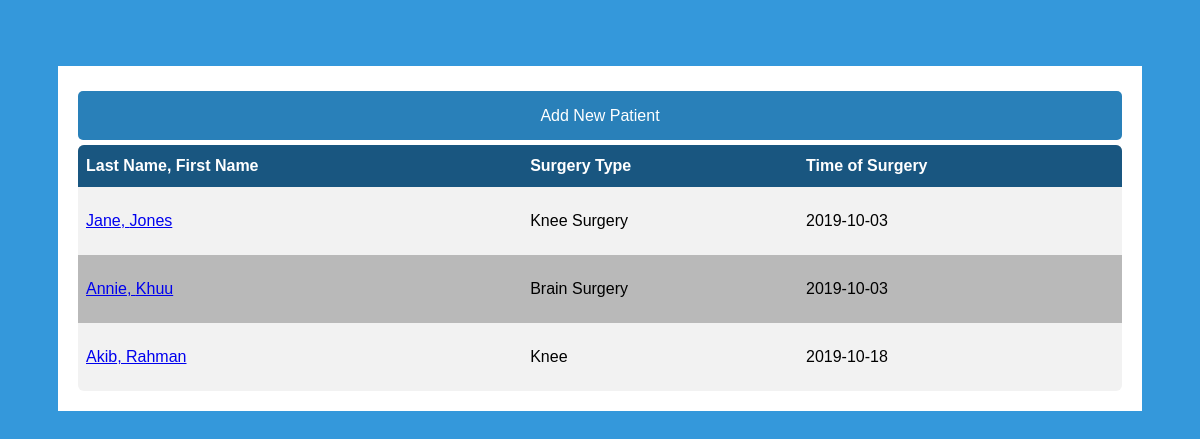
Before: /doctordashboard with the older database file.
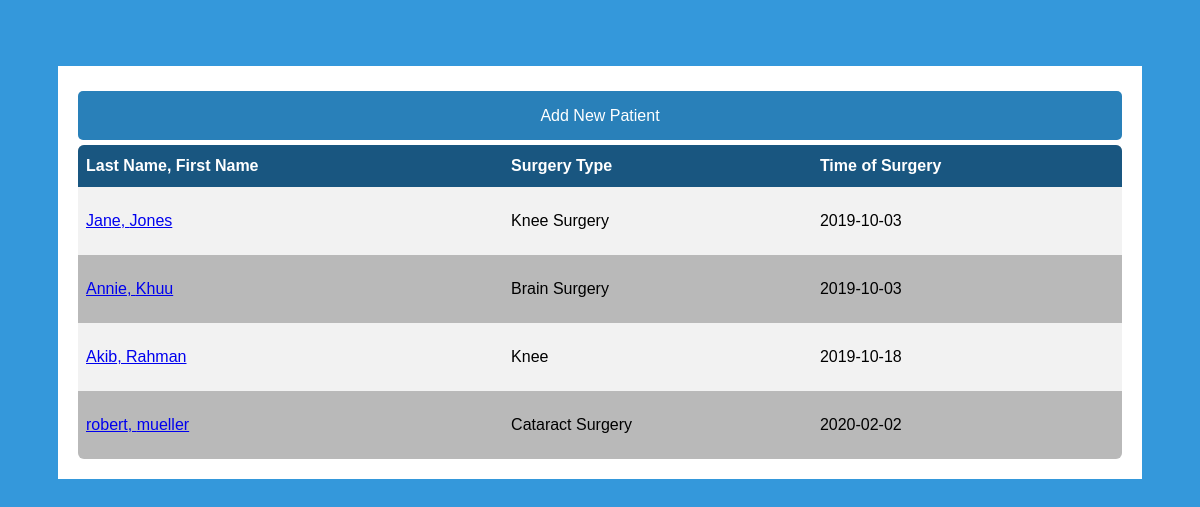
After: the same page with the newer database file.
### app/models.py (models this page shows, shortened)
class User(UserMixin,db.Model):
    id = db.Column(db.Integer, primary_key=True)
    email = db.Column(db.String(64))
    password = db.Column(db.String(128))
    isDoctor = db.Column(db.Boolean)

class Patient(User):
    id = db.Column(db.Integer, db.ForeignKey('user.id'), primary_key=True)
    firstName = db.Column(db.String(64))
    lastName = db.Column(db.String(64))
    phoneNumber = db.Column(db.String(64))
    operation = db.Column(db.String(64))
    operationDate = db.Column(db.Date)
    prescriptionMed = db.Column(db.String(64))
    prescriptionDosage = db.Column(db.Float)
    priorOpioid = db.Column(db.Boolean)
    onAntidepressants = db.Column(db.Boolean)
    addictionRisk = db.Column(db.Integer)
    notes = db.Column(db.String(1000))
    checkins = db.relationship("CheckIn", backref="patient", lazy='dynamic')

### app/routes.py (the view)
@app.route('/doctordashboard')
def doctorDashBoard():
    patients=Patient.query.all()
    return render_template("doctordashboard.html",patients=patients)

### app/templates/doctordashboard.html
<link type="text/css" rel="stylesheet" href="static/css/doctordashboard.css" >
{% extends 'base.html' %}
{% block page %}
<div class="doctordashboard">
    <div class="doctordashboard-screen">
            <div class="addnewpatient">
                    <a  href="{{ url_for('addNewPatient') }}">Add New Patient</a>
            </div>
            <table id="customers">
                <tr>
                    <th>Last Name, First Name</th>
                    <th>Surgery Type</th>
                    <th>Time of Surgery</th>
                </tr>
                {%for patient in patients%}
                    <tr>
                        <td><a href="{{ url_for('detailedPatientInfo', patientid=patient.id) }}">{{patient.firstName}}, {{patient.lastName}}</a></td>
                        <td>{{patient.operation}}</td>
                        <td>{{patient.operationDate}}</td>
                    </tr>
                {%endfor%}
            </table>
    </div>
</div>
{%endblock%}

### app/templates/base.html (shortened to what this page needs)
<!DOCTYPE html>
<html lang="en">
  <head>
    <link type="text/css" rel="stylesheet" href="/static/css/login.css" >
    <link rel="stylesheet" href="https://cdnjs.cloudflare.com/ajax/libs/font-awesome/4.7.0/css/font-awesome.min.css">
  </head>
  <body >
      <div id='container' class="container body-content">
          {% block page%}{% endblock %}
      </div>
  </body>
</html>

### app/static/css/doctordashboard.css (style rules this page uses)
.doctordashboard { margin: 8px auto; width:100%; }
.doctordashboard-screen { background-color: #FFF; padding: 20px; border-radius: 5px width }
#customers { font-family: "Trebuchet MS", Arial, Helvetica, sans-serif; border-collapse: collapse; width: 100%; }
table { border-collapse: separate; border-spacing: 0; min-width: 350px; }
table tr th, table tr td { border-right: 1px solid #bbb; border-bottom: 1px solid #bbb; padding: 5px; }
table tr th:first-child, table tr th:last-child { border-top:solid 1px #bbb; }
table tr th:first-child, table tr td:first-child { border-left: 1px solid #bbb; }
table tr th { background: #eee; text-align: left; }
table tr:first-child th:first-child, table.Info tr:first-child td:first-child { border-top-left-radius: 6px; }
table tr:first-child th:last-child, table.Info tr:first-child td:last-child { border-top-right-radius: 6px; }
table tr:last-child td:first-child { border-bottom-left-radius: 6px; }
table tr:last-child td:last-child { border-bottom-right-radius: 6px; }
#customers td, #customers th { border: none; padding: 25px 8px 25px 8px; }
#customers tr:nth-child(even) { background-color: #f2f2f2; }
#customers tr:nth-child(odd) { background-color: #b9b9b9; }
#customers th { padding-top: 12px; padding-bottom: 12px; text-align: left; background-color: #195680; color: white; }
.addnewpatient { margin-top:5px; margin-bottom: 5px; }
.addnewpatient a { border: 2px solid transparent; background: #3498DB; color: #ffffff; font-size: 16px; line-height: 25px; padding: 10px 0; text-decoration: none; text-shadow: none; border-radius: 5px; box-shadow: none; transition: 0.25s; display: block; width: auto; margin: 0 auto; text-align: center; }
.addnewpatient a { background-color: #2980B9; }

### app/static/css/login.css (style rules this page uses)
* { box-sizing: border-box; }
body { font-family: Arial; background-color: #3498DB; padding: 50px; }

Changed rows visible on the page:
added Patient: firstName "robert", lastName "mueller", operation "Cataract Surgery", operationDate "2020-02-02"
